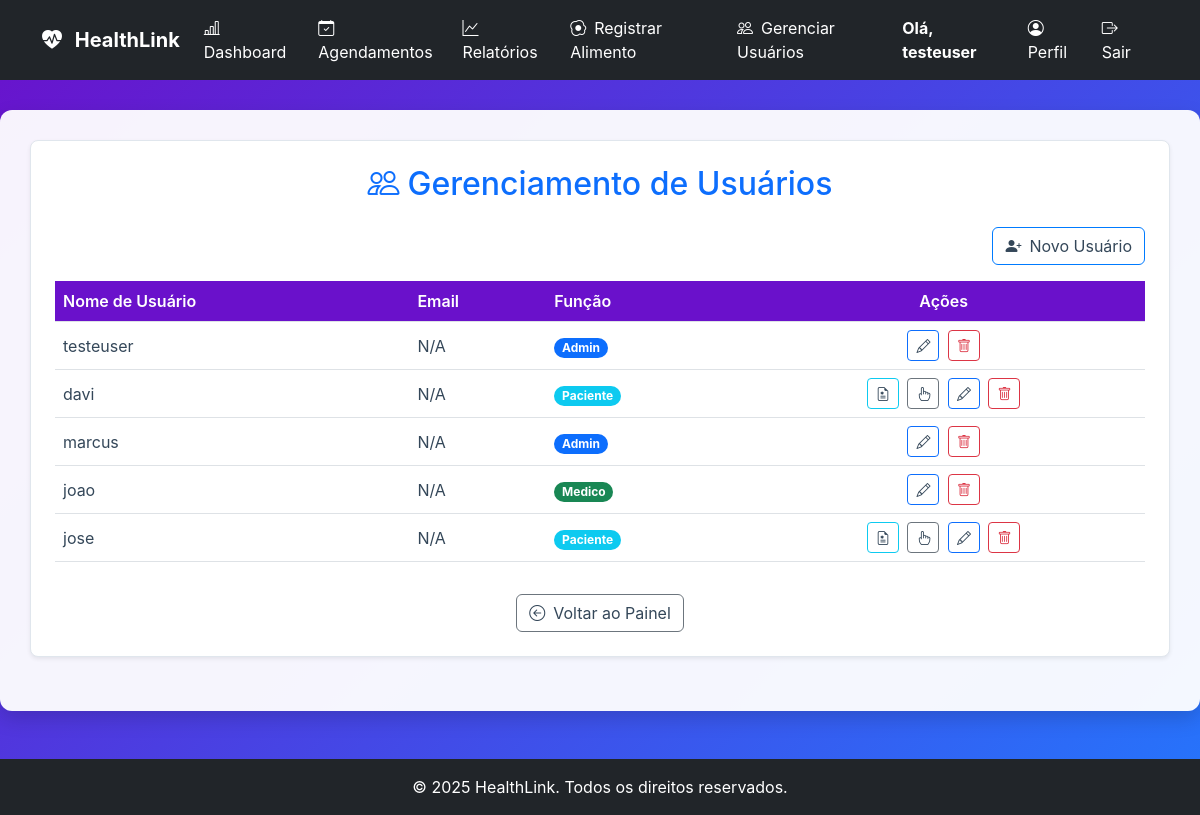
Page /gerenciar_usuarios (signed in) on the earlier database version.
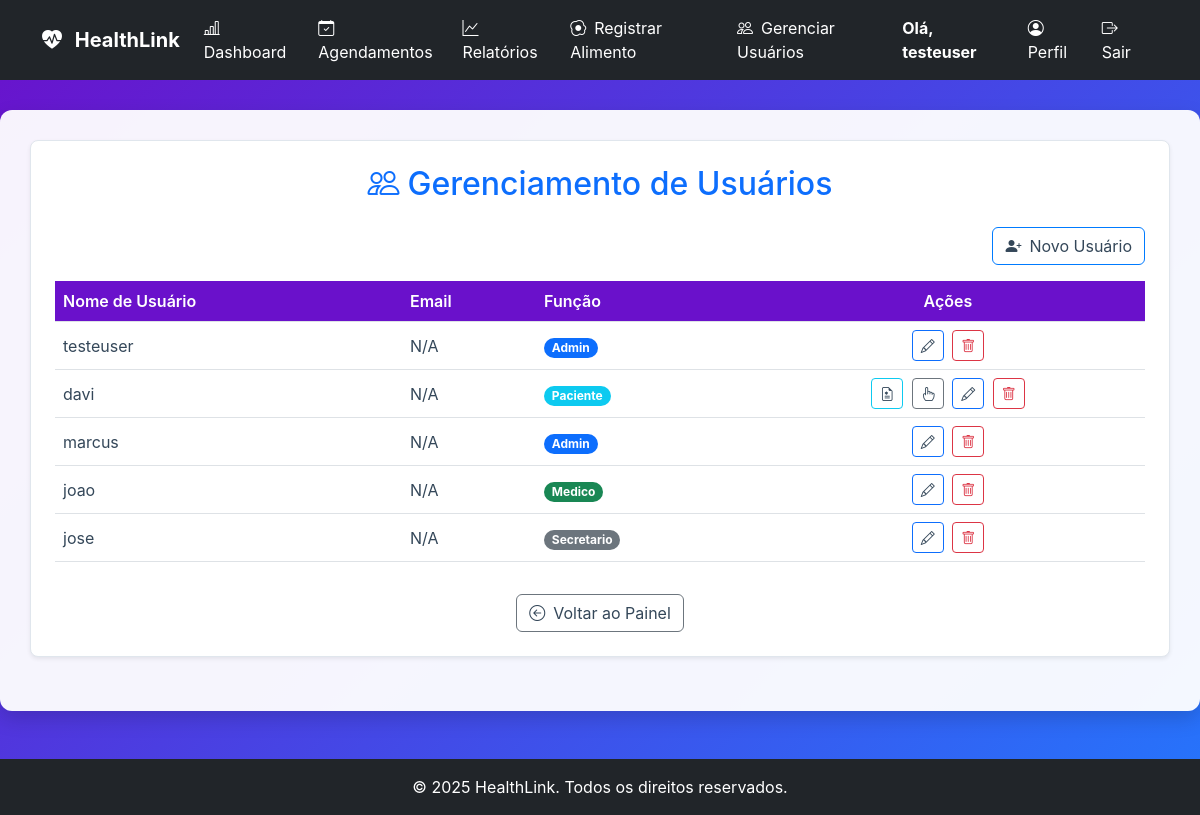
Same page on the later database version.
### tables this page shows
CREATE TABLE users (
                    id INTEGER PRIMARY KEY,
                    username TEXT UNIQUE NOT NULL,
                    password_hash TEXT NOT NULL,
                    role TEXT NOT NULL DEFAULT 'paciente',
                    email TEXT,
                    nome TEXT,
                    razao_ic REAL,
                    fator_sensibilidade REAL,
                    data_nascimento TEXT,
                    sexo TEXT
                , nome_completo TEXT, telefone TEXT, medico_id INTEGER, meta_glicemia INTEGER, documento TEXT, crm TEXT, especialidade TEXT, cns TEXT);

### app.py (the view)
@app.route('/gerenciar_usuarios')
@login_required
def gerenciar_usuarios():
    if not (current_user.is_admin or current_user.role == 'secretario'):
        flash('Acesso não autorizado.', 'danger')
        return redirect(url_for('dashboard'))
    usuarios = db_manager.carregar_todos_os_usuarios()
    return render_template('gerenciar_usuarios.html', usuarios=usuarios)

### app.py (called while the page is built)
@login_manager.user_loader
def load_user(user_id):
    if db_manager:
        user_data = db_manager.carregar_usuario_por_id(int(user_id))
        if user_data:
            return User(
                id=user_data.get('id'),
                username=user_data.get('username'),
                password_hash=user_data.get('password_hash'),
                role=user_data.get('role', 'user').lower(),
                email=user_data.get('email'),
                razao_ic=user_data.get('razao_ic', 1.0),
                fator_sensibilidade=user_data.get('fator_sensibilidade', 1.0),
                data_nascimento=user_data.get('data_nascimento'),
                sexo=user_data.get('sexo')
            )
    return None

@app.context_processor
def inject_now():
    return {'now': datetime.now}

    @property
    def is_admin(self):
        return self.role == 'admin'

    @property
    def is_paciente(self):
        return self.role == 'paciente' or self.role == 'user' # Mantendo 'user' por compatibilidade

### database_manager.py (called while the page is built)
    def get_db_connection(self):
        conn = sqlite3.connect(self.db_path)
        conn.execute("PRAGMA foreign_keys = ON;")
        conn.row_factory = sqlite3.Row
        return conn

### templates/gerenciar_usuarios.html (shortened to what this page needs)
{% extends 'base.html' %}
{% block content %}
<div class="card p-4 shadow-sm mb-4">
    <h2 class="mb-4 text-center text-primary">
        <i class="bi bi-people me-2"></i>Gerenciamento de Usuários
    </h2>
    <div class="d-flex justify-content-end mb-3">
        <a href="{{ url_for('cadastro') }}" class="btn btn-primary">
            <i class="bi bi-person-plus-fill me-2"></i>Novo Usuário
        </a>
    </div>
    <div class="table-responsive">
        <table class="table table-hover align-middle">
            <thead>
                <tr>
                    <th>Nome de Usuário</th>
                    <th>Email</th>
                    <th>Função</th>
                    <th class="text-center">Ações</th>
                </tr>
            </thead>
            <tbody>
                {% for usuario in usuarios %}
                <tr>
                    <td>{{ usuario['username'] }}</td>
                    <td>{{ usuario.get('email', 'N/A') }}</td>
                    <td>
                        {% set role = usuario.get('role', 'padrão') %}
                        <span class="badge rounded-pill bg-{{
                            'success' if role == 'medico' else
                            'primary' if role == 'admin' else
                            'info' if role == 'paciente' or role == 'user' else
                            'warning text-dark' if role == 'cuidador' else
                            'secondary'
                        }}">
                            {{ role|capitalize }}
                        </span>
                    </td>
                    <td class="text-center actions-column">
                        {% if usuario.get('role') == 'user' or usuario.get('role') == 'paciente' %}
                        <a href="{{ url_for('ficha_acompanhamento', paciente_id=usuario['id']) }}"
                            class="btn btn-sm btn-outline-info me-1" title="Ficha Clínica">
                            <i class="bi bi-file-earmark-medical"></i>
                        </a>
                        <a href="{{ url_for('vincular_cuidador', username=usuario['username']) }}"
                            class="btn btn-sm btn-outline-secondary me-1" title="Vincular Cuidador">
                            <i class="bi bi-hand-index"></i>
                        </a>
                        {% endif %}
                        <a href="{{ url_for('editar_usuario', username=usuario['username']) }}"
                            class="btn btn-sm btn-outline-primary me-1" title="Editar Usuário">
                            <i class="bi bi-pencil"></i>
                        </a>
                        <form method="POST" action="{{ url_for('excluir_usuario', username=usuario['username']) }}"
                            style="display:inline;">
                            <button type="submit" class="btn btn-sm btn-outline-danger" title="Excluir Usuário"
                                onclick="return confirm('Tem certeza que deseja excluir o usuário {{ usuario.username }}?');">
                                <i class="bi bi-trash"></i>
                            </button>
                        </form>
                    </td>
                </tr>
                {% else %}
                <tr>
                    <td colspan="4" class="text-center py-4">Nenhum usuário cadastrado.</td>
                </tr>
                {% endfor %}
            </tbody>
        </table>
    </div>
    <div class="text-center">
        <a href="{{ url_for('dashboard_gestao') }}" class="btn btn-secondary mt-3">
            <i class="bi bi-arrow-left-circle me-2"></i>Voltar ao Painel
        </a>
    </div>
</div>
{% endblock %}

Differences in the rows shown:
changed users "jose": role "Paciente" → "Secretario"
